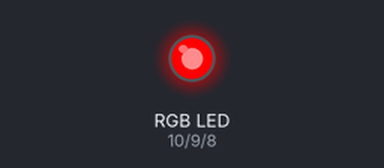
This sketch was run on a simulated Arduino Uno, built with avr-gcc and run on an emulated ATmega328P. Shown: an RGB LED mixed from three pins (HIGH = lit).

Above: at 0.5 s.
At 2.5 s:
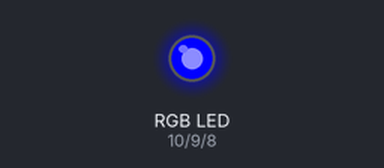
At 3.5 s:
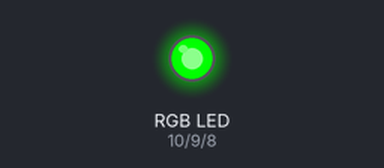
Timing chart, 0 to 5.2 s (numbered marks = the images above):
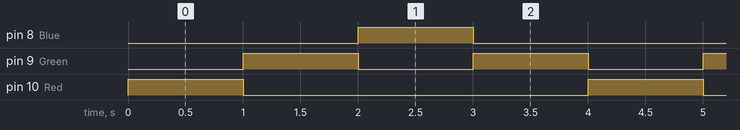

The sketch:

RGBLightChaser.ino
```cpp
/*
This is the RGB Light Chaser Program.

Goal: This program makes a light chaser similar to the second Light Chaser but instead of using LEDs we use a single RBG LED.
The code is also identical except for the variable names. That's because computer wise, this program has the exact same functionality.

Main theme: Digital Output (digitalWrite in Arduino)
*/

// Here I declared an integer variable and named it Red and gave it the value of 10.
int Red = 10;
// Here I declared an integer variable and named it Green and gave it the value of 9.
int Green = 9;
// Here I declared an integer variable and named it Blue and gave it the value of 8.
int Blue = 8;
void setup()
{
// Here I told the Arduino that Red (pin10) works as an OUTPUT pin.
pinMode(Red, OUTPUT);
// Here I told the Arduino that Green (pin9) works as an OUTPUT pin.
pinMode(Green, OUTPUT);
// Here I told the Arduino that Blue (pin8) works as an OUTPUT pin.
pinMode(Blue, OUTPUT);
}

void loop()
{
// Here the Arduino provides 5V to the red LED of the RGB through pin10.
digitalWrite(Red, HIGH);
// This freezes the whole program at the last line of code before the delay command which would be digitalWrite(Red, High). In other words, red LED of RGB will remain on for 1second.
delay(1000);
//This turns the red LED of the RGB off by sending 0V through pin10.
digitalWrite(Red, LOW);
// This does the same as line 29 except for the green LED of the RGB this time. (5V through pin9)
digitalWrite(Green, HIGH);
// same delay function.
delay(1000);
//This turns the green LED of the RGB off by sending 0V through pin9.
digitalWrite(Green, LOW);
// This turns the blue LED of RGB on by sending 5V through pin8.
digitalWrite(Blue, HIGH);
// same delay function.
delay(1000);
// This turns the blue LED of RGB off by sending 0V through pin8.
digitalWrite(Blue, LOW);
// This turns the green LED of RBG on again by sending 5V through pin9.
digitalWrite(Green, HIGH);
// Same delay as always.
delay(1000);
//This turns the Green LED of the RGB off again by sending 0V through pin9.
digitalWrite(Green, LOW);
}
```

Measured:
- by itself, pin 8 (Blue), pin 10 (Red): alternates HIGH for 1.0 s and LOW for 3.0 s
- by itself, pin 9 (Green): alternates HIGH for 1.0 s and LOW for 1.0 s
- by itself, everything shown: repeats every 4.0 s, in 5 steps
